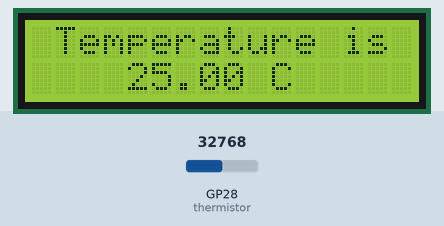
This program was run on a simulated Raspberry Pi Pico running MicroPython. On the bench: 16×2 character LCD. The test bench sets the inputs (shaded band); at power-on: GP28 (thermistor) = 32768 (analog values on the 0–65535 scale).

Above: at 1.2 s.
1.3 s: GP28 (thermistor) set to 45874
At 2.7 s:
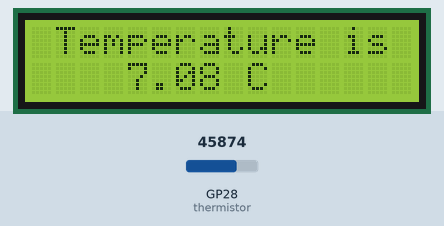
3.6 s: GP28 (thermistor) set to 57670
At 5.3 s:
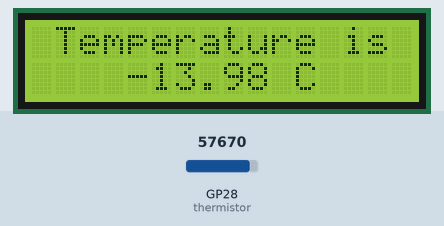
5.6 s: GP28 (thermistor) set to 19660
At 6.9 s:
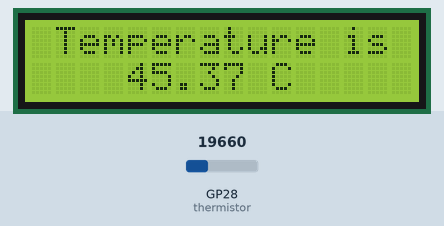
Timing chart, 0 to 8.6 s (numbered marks = the images above; inputs shaded):
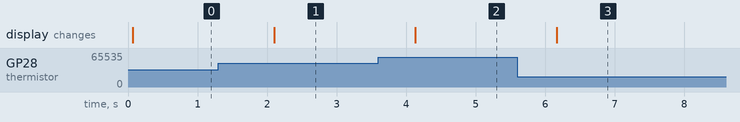

Measured:
- after the input at 1.3 s, the display: changes after 0.80 s (image 1)
- after the input at 3.6 s, the display: changes after 0.53 s (image 2)
- after the input at 5.6 s, the display: changes after 0.57 s (image 3)

The program:

practice_project_room_temp.py
```python
from lcd1602 import LCD
import machine
import utime
import math

thermistor = machine.ADC(28)
lcd = LCD()

try:
    while True:
        temperature_value = thermistor.read_u16()
        Vr = 3.3 * float(temperature_value) / 65535
        Rt = 10000 * Vr / (3.3 - Vr)
        #temp = 1/(((math.log(Rt / 10000)) / 3950 ) + (1 / (273.15+25)))
        temp = (298.15 * 3950)/(298.15 * math.log(Rt/10000) + 3950)
        Cel = temp - 273.15
#         Fah = Cel * 1.8 + 32
#         print(f"Celsius: {Cel:.2f} C Fahrenheit: {Fah:.2f} F")
#         utime.sleep_ms(200)

        string = f" Temperature is \n    {Cel:.2f} C"
        lcd.message(string)
        utime.sleep(1)
        lcd.clear()
except KeyboardInterrupt:
    lcd.clear()
    print("Exiting...")
```
